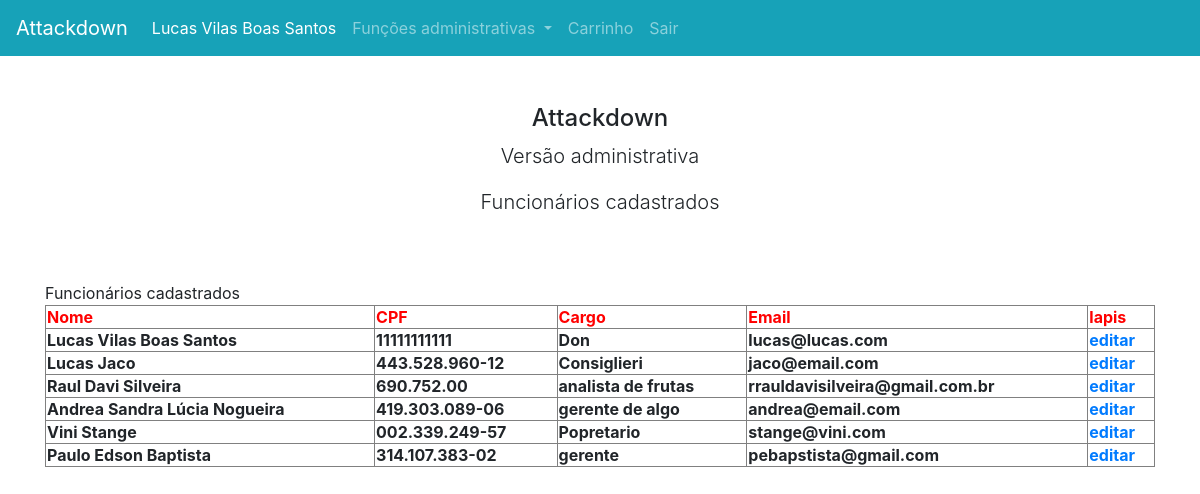
Page /accounts/lista_funcionarios (signed in) on the earlier database version.
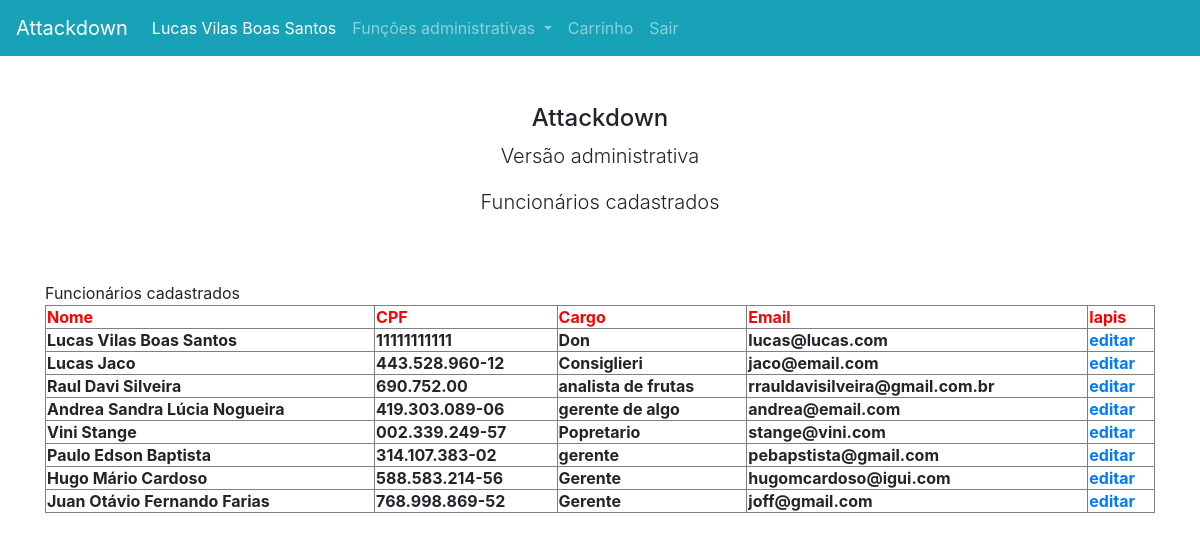
Same page on the later database version.
### account/models.py (models this page shows, shortened)
class Account(AbstractBaseUser, PermissionsMixin):
    email = models.EmailField(_('email address'), unique=True, max_length=60)
    cpf = models.TextField(unique=True, primary_key=True)
    nome = models.TextField(max_length=45)
    cargo = models.TextField(max_length=20)
    is_admin = models.BooleanField(default=False)
    is_staff = models.BooleanField(default=False)
    is_superuser = models.BooleanField(default=False)
    is_active = models.BooleanField(default=True)
    date_joined = models.DateTimeField(default=timezone.now)
    USERNAME_FIELD = 'email'
    REQUIRED_FIELDS = ['cpf']
    objects = AccountManager()

### account/views.py (the view)
# urls.py: path('lista_funcionarios', views.exibir_funcionarios),
def exibir_funcionarios(request):
    usuario = request.user
    if usuario.is_authenticated:
        queryset = Account.objects.all()
        context = {
            'lista_funcionarios':queryset
        }
        return render(request, 'lista_funcionarios.html', context)
    else:
        return redirect("/")

### templates/lista_funcionarios.html (shortened to what this page needs)
{% extends "base.html" %}
{% block conteudo %}
{% block titulobody %}Funcionários cadastrados{%endblock titulobody %}
	<table border=1 style="width: 100%;">
        <tr style="color: red;">
            <th>Nome</th>
            <th>CPF</th>
            <th>Cargo</th>
            <th>Email</th>
            <th>lapis</th>
        </tr>
        {% for funcionario in lista_funcionarios %}
        <tr>
            <th>{{ funcionario.nome }}</th>
            <th>{{ funcionario.cpf }}</th>
            <th>{{ funcionario.cargo }}</th>
            <th>{{ funcionario.email }}</th>
            <th><a href="{% url 'editar-funcionario' funcionario.cpf %}">editar</a></th>
        </tr>
        {% endfor %}
    </table>
{% endblock conteudo %}

### templates/base.html (shortened to what this page needs)
<html>
<head>
<link rel="stylesheet" href="https://stackpath.bootstrapcdn.com/bootstrap/4.2.1/css/bootstrap.min.css">
</head>
<body>
<nav class="navbar navbar-expand-xl navbar-dark bg-info">
	<a class="navbar-brand" href="http://127.0.0.1:8000/index/">Attackdown</a>
    <div class="collapse navbar-collapse" id="navbarSupportedContent">
		<ul class="navbar-nav mr-auto">
			<li class="nav-item active">
				<a class="nav-link" href="#">{{user.nome}}<span class="sr-only">(current)</span></a>
			</li>
			<li class="nav-item dropdown">
				<a class="nav-link dropdown-toggle" href="#" id="navbarDropdown" role="button" data-toggle="dropdown" aria-haspopup="true" aria-expanded="false">
				Funções administrativas
				</a>
			</li>
			<li class="nav-item">
				<a class="nav-link" href="/carrinho" tabindex="-1">Carrinho</a>
			</li>
			<li class="nav-item">
				<a class="nav-link" href="/accounts/logout" tabindex="-1">Sair</a>
			</li>
		</ul>
	</div>
</nav>
<div class="d-flex justify-content-around my-5">
    <div class="flex-grow-1 text-center align-self-center">
    	<h4 class="h4">Attackdown</h4>
        <p class="lead">Versão administrativa</p>
		<p class="lead">{% block titulobody %}{%endblock titulobody %}</p>
    </div>
</div>
<div class="container">
	{% block conteudo %}
	{% endblock conteudo %}
</div>
</body>
</html>

Differences in the rows shown:
added Account: nome "Hugo Mário Cardoso", cpf "588.583.214-56", cargo "Gerente", email "hugomcardoso@igui.com"
added Account: nome "Juan Otávio Fernando Farias", cpf "768.998.869-52", cargo "Gerente", email "joff@gmail.com"
